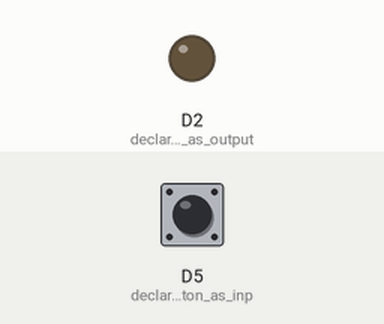
This sketch was run on a simulated ESP8266 (NodeMCU). Shown: output pins drawn as LEDs (lit = HIGH). The inputs (shaded band) are chosen by the test bench; at power-on: D5 (declare_pushbutton_as_inp) HIGH. What the sketch prints to the serial monitor is not drawn.

Above: at 1.2 s.
1.3 s: D5 (declare_pushbutton_as_inp) pulled LOW for 0.15 s
At 1.7 s:
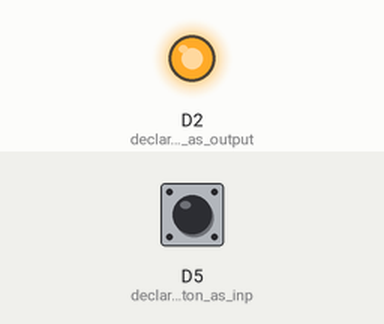
Timing chart, 0 to 4.8 s (numbered marks = the images above; inputs shaded):
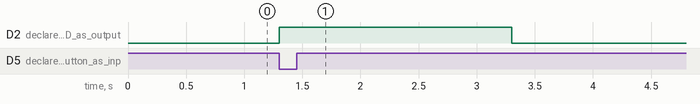

The sketch:

PANIC_IOT.ino
```cpp
#include <SPI.h>
#include <ThingerESP8266.h>

#define USERNAME "xxxx" // thinger.io username
#define DEVICE_ID "yyy" // thinger.io created user device
#define DEVICE_CREDENTIAL "asdwasdw" // thinger.io device credentials

ThingerESP8266 thing(USERNAME, DEVICE_ID, DEVICE_CREDENTIAL);
int val = 0;     // variable for reading the pin status

void setup() {

pinMode(D2, OUTPUT);  // declare LED as output
pinMode(D5, INPUT_PULLUP);// declare pushbutton as input
Serial.begin(115200);
//connecting to WIFI
thing.add_wifi("*Network Name", "*Password");
Serial.println("entering the gates");
}

void loop(){

val = digitalRead(D5);
  Serial.println(val);// read input value
  if (val == LOW) {         // check if the input is HIGH (button released)
    digitalWrite(D2, HIGH);  // turn LED OFF
    delay(2000);
            digitalWrite(D2, LOW);
           thing.handle();
           thing.call_endpoint("xxxx"); // add endpoint name in the "xxxx"
           delay(5000);
  }
  else
  digitalWrite(D2, LOW);  // turn LED ON
}
```

Measured:
- after the input at 1.3 s, D2 (declare_LED_as_output): LOW → HIGH at once, → LOW 2.0 s later
